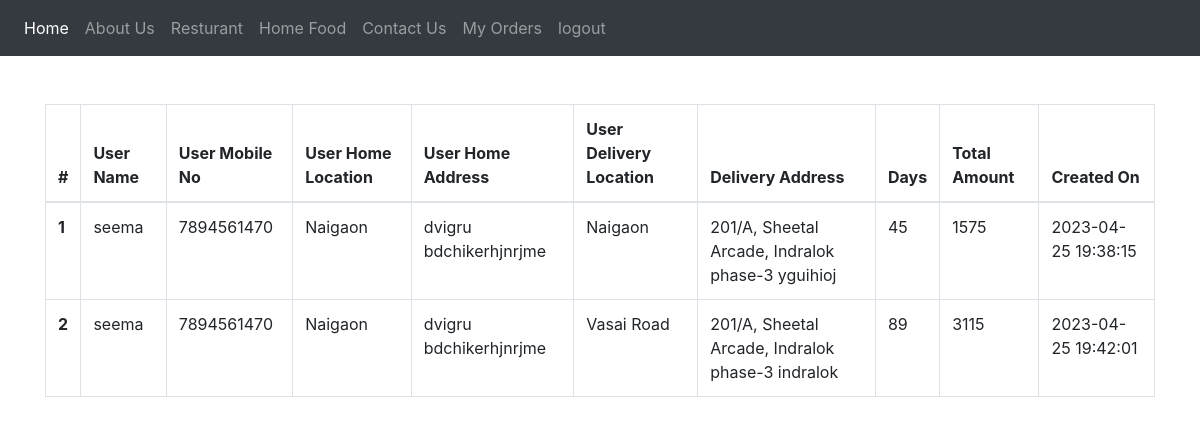
Page /all_home_orders.php (signed in) on the committed database.
### tables this page shows
CREATE TABLE `orders` (
  `id` bigint(20) NOT NULL,
  `user_id` bigint(20) NOT NULL,
  `hotel_id` bigint(20) DEFAULT NULL,
  `days` int(11) NOT NULL,
  `price` int(11) NOT NULL,
  `total_amount` int(11) NOT NULL,
  `delivery_address1` varchar(100) NOT NULL,
  `delivery_address2` varchar(100) NOT NULL,
  `location_id` int(11) NOT NULL,
  `type` tinyint(2) NOT NULL COMMENT '1 = hotel food, 2 = home food',
  `created_on` datetime NOT NULL,
  `updated_on` datetime DEFAULT NULL
);

CREATE TABLE `location` (
  `id` int(11) NOT NULL,
  `name` varchar(50) NOT NULL,
  `created_on` datetime NOT NULL,
  `updated_on` datetime NOT NULL
);

### all_home_orders.php (the view, shortened to what this page needs)
<?php
	require_once('database.php');
?>
<!DOCTYPE html>
<html lang="en">
<head>
  <link rel="stylesheet" href="https://cdn.jsdelivr.net/npm/bootstrap@4.6.2/dist/css/bootstrap.min.css">
</head>
<body>
<?php include 'navbar.php';?>
<br/><br/>
<div class="container">
<?php
	$allorder_query = "SELECT
    o.days,
    o.total_amount,
    o.created_on,
    o.delivery_address1,
    o.delivery_address2,
    ulogin.name AS user_name,
    ulogin.mobile_number AS user_number,
	ulogin.address1,
	ulogin.address2,
    deliveryl.name AS user_deliverty_location,
	homel.name AS user_home_location
FROM
    orders o
LEFT JOIN login ulogin ON
    ulogin.id = o.user_id
LEFT JOIN location deliveryl ON
    deliveryl.id = o.location_id
LEFT JOIN location homel ON
    homel.id = ulogin.location
WHERE
	o.type = 2";
	$allorder_result = $conn->query($allorder_query);
?>
<table class="table table-bordered">
  <thead>
    <tr>
      <th scope="col">#</th>
      <th scope="col">User Name</th>
	  <th scope="col">User Mobile No</th>
      <th scope="col">User Home Location</th>
	  <th scope="col">User Home Address</th>
	  <th scope="col">User Delivery Location</th>
	  <th scope="col">Delivery Address</th>
	  <th scope="col">Days</th>
	  <th scope="col">Total Amount</th>
      <th scope="col">Created On</th>
    </tr>
  </thead>
  <tbody>
<?php
	if($allorder_result->num_rows > 0)
	{
		$i = 1;
		while($row = $allorder_result->fetch_assoc())
		{
?>
	<tr>
      <th scope="row"><?php echo $i; ?></th>
      <td><?php echo $row['user_name']; ?></td>
      <td><?php echo $row['user_number']; ?></td>
      <td><?php echo $row['user_home_location']; ?></td>
      <td><?php echo $row['address1'] . " " . $row['address2']; ?></td>
      <td><?php echo $row['user_deliverty_location']; ?></td>
	  <td><?php echo $row['delivery_address1'] . " " . $row['delivery_address2']; ?></td>
	  <td><?php echo $row['days']; ?></td>
	  <td><?php echo $row['total_amount']; ?></td>
	  <td><?php echo $row['created_on']; ?></td>
    </tr>
<?php
		$i++;
		}
	}
	else{
?>
	<tr>
		<td colspan="10"><center>No orders present</center></td>
	</tr>
<?php
	}
?>
  </tbody>
</table>
</div>
</body>
</html>

### navbar.php (shortened to what this page needs)
<nav class="navbar navbar-expand-sm bg-dark navbar-dark">
  <ul class="navbar-nav">
    <li class="nav-item active">
      <a class="nav-link" href="#Home">Home</a>
    </li>
    <li class="nav-item">
      <a class="nav-link" href="index.php#about">About Us</a>
    </li>
<?php
if(isset($_SESSION['user_type']) && $_SESSION['user_type'] == 1)
{
?>
	<li class="nav-item">
      <a class="nav-link" href="restro.php"> Resturant</a>
    </li>
	<li class="nav-item">
      <a class="nav-link" href="home_food.php"> Home Food</a>
    </li>
<?php
}
?>
	<li class="nav-item">
      <a class="nav-link" href="#">Contact Us</a>
    </li>
<?php
if(isset($_SESSION['user_type']) && $_SESSION['user_type'] == 1)
{
?>
	<li class="nav-item">
		<a class="nav-link" href="user_order.php">My Orders</a>
    </li>
<?php
}
?>
	<li class="nav-item">
		<a class="nav-link" href="logout.php">logout</a>
	</li>
  </ul>
</nav>

### rows in the picture
orders: user.name "seema", user.mobile_number "7894561470", location.name "Naigaon", user.address1 "dvigru", user.address2 "bdchikerhjnrjme", delivery_address1 "201/A, Sheetal Arcade, Indralok phase-3", delivery_address2 "yguihioj", days "45", total_amount "1575", created_on "2023-04-25 19:38:15"
orders: user.name "seema", user.mobile_number "7894561470", location.name "Naigaon", user.address1 "dvigru", user.address2 "bdchikerhjnrjme", location.name "Vasai Road", delivery_address1 "201/A, Sheetal Arcade, Indralok phase-3", delivery_address2 "indralok", days "89", total_amount "3115", created_on "2023-04-25 19:42:01"
